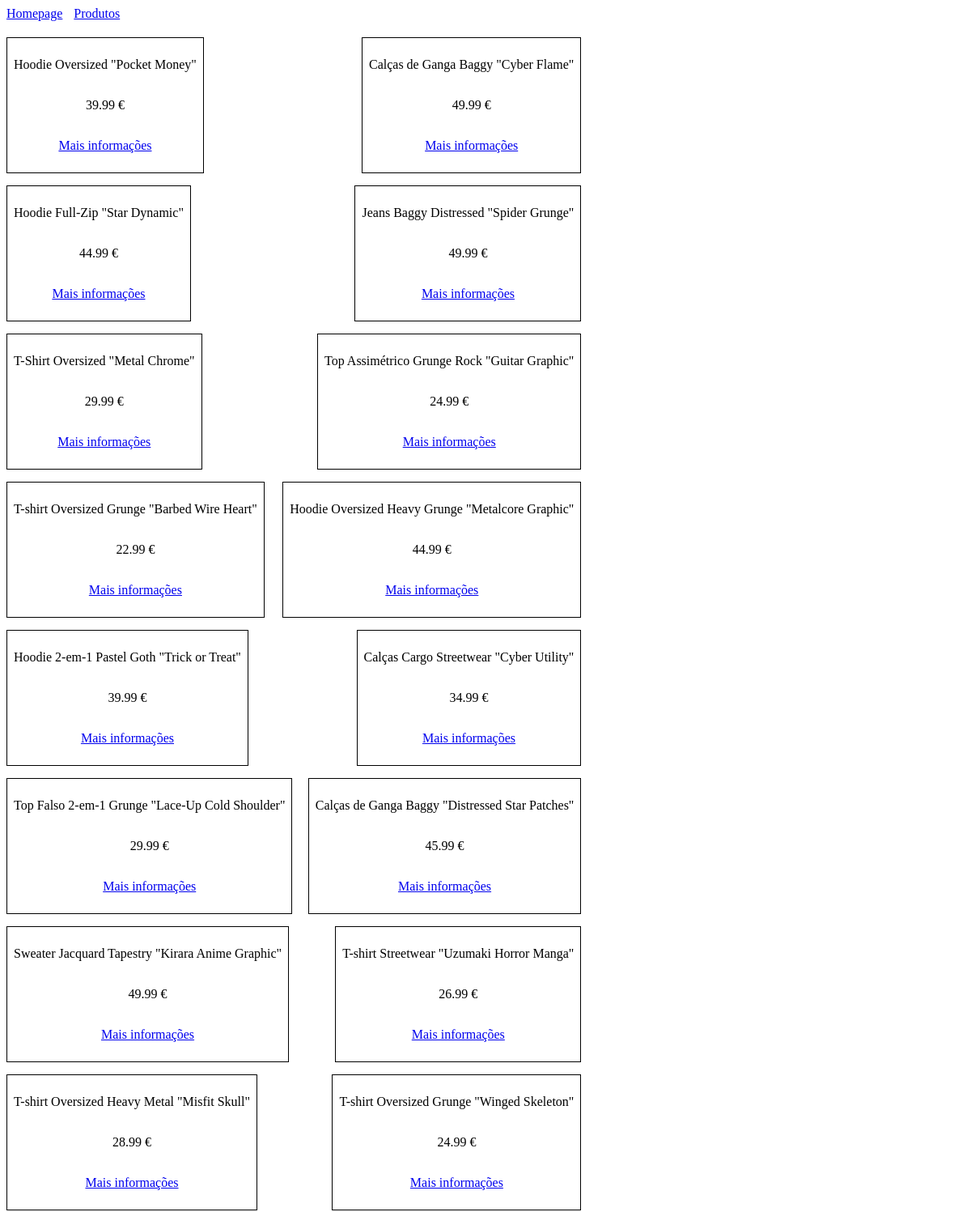
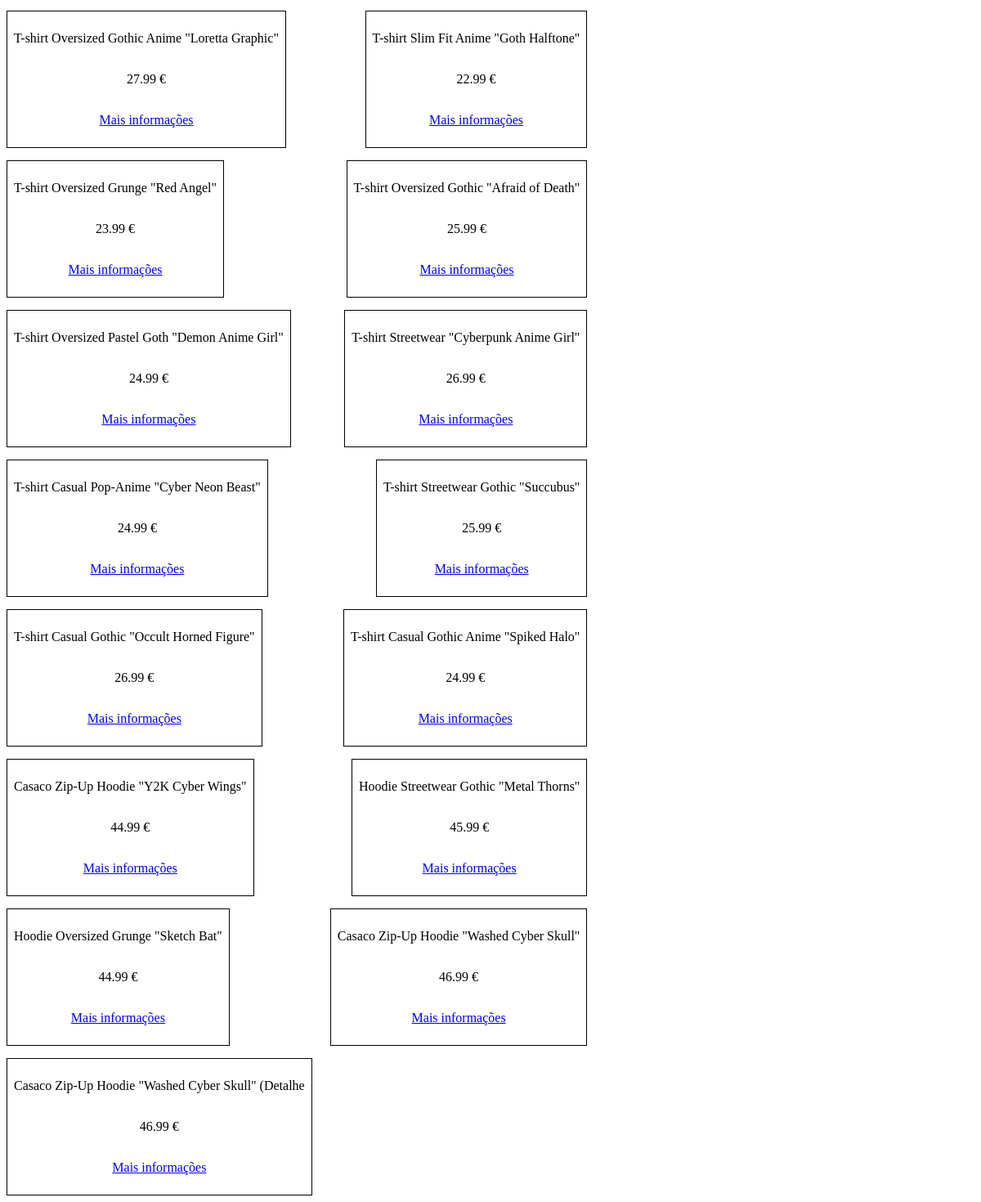
/produtos.php, run on the app's committed database (2 pictures, top to bottom).
### tables this page shows
CREATE TABLE `produtos` (
  `id` int(11) NOT NULL,
  `designacao` varchar(50) NOT NULL,
  `descricao` text DEFAULT NULL,
  `imagem` varchar(255) DEFAULT NULL,
  `preco` decimal(10,2) NOT NULL,
  `categoria` varchar(50) NOT NULL,
  `tamanho` varchar(100) DEFAULT NULL,
  `composicao` varchar(100) DEFAULT NULL,
  `cor` varchar(50) DEFAULT NULL,
  `material` varchar(100) DEFAULT NULL,
  `detalhes` varchar(100) DEFAULT NULL,
  `tipo_desenho` varchar(100) DEFAULT NULL,
  `estilo` varchar(100) DEFAULT NULL,
  `elasticidade` varchar(50) DEFAULT NULL,
  `tipo_ajuste` varchar(50) DEFAULT NULL,
  `comprimento_manga` varchar(50) DEFAULT NULL,
  `vendidos` int(11) DEFAULT 0,
  `stock` int(11) DEFAULT 10,
  `descricao_en` varchar(500) DEFAULT NULL,
  `designacao_en` varchar(50) DEFAULT NULL,
  `categoria_en` varchar(50) DEFAULT NULL,
  `composicao_en` varchar(100) DEFAULT NULL,
  `cor_en` varchar(50) DEFAULT NULL,
  `material_en` varchar(100) DEFAULT NULL,
  `estilo_en` varchar(100) DEFAULT NULL,
  `elasticidade_en` varchar(50) DEFAULT NULL,
  `tipo_ajuste_en` varchar(50) DEFAULT NULL,
  `comprimento_manga_en` varchar(50) DEFAULT NULL,
  `genero` varchar(20) DEFAULT NULL
);

### produtos.php (the view, shortened to what this page needs)
<!DOCTYPE html>
<html lang="pt">
<head>
</head>
<body>
<?php
require "menu.php";
require ".ht_conexao-bd.php";
$sql = "select * from produtos";
$resultado = mysqli_query($conexao, $sql);
?>
<div class="galeria">
<?php
while ( $registo = mysqli_fetch_array( $resultado ) ) {
?>
	<div class="produto">
		<p> <?php echo $registo["designacao"]; ?> </p>
		<p> <?php echo $registo["preco"] . " €"; ?> </p>
		<p> <a href="detalhe_produto.php?produto_id=<?php echo $registo["id"]; ?>"> Mais informações </a></p>
	</div>
<?php
}
?>
</body>
</html>

### produtos.php (style rules this page uses)
* { box-sizing: border-box; }
.galeria { width: 60%; display: flex; flex-wrap: wrap; align-items: flex-start; justify-content: space-between; row-gap: 15px; }
div.produto { display: flex; justify-content: center; flex-direction: column; border: solid 1px #000000; padding: 8px; }
div.produto p { text-align: center; }

### data on the page
produtos: designacao "Hoodie Oversized \"Pocket Money\"", preco "39.99"
produtos: designacao "Calças de Ganga Baggy \"Cyber Flame\"", preco "49.99"
produtos: designacao "Hoodie Full-Zip \"Star Dynamic\"", preco "44.99"
produtos: designacao "Jeans Baggy Distressed \"Spider Grunge\"", preco "49.99"
produtos: designacao "T-Shirt Oversized \"Metal Chrome\"", preco "29.99"
produtos: designacao "Top Assimétrico Grunge Rock \"Guitar Graphic\"", preco "24.99"
produtos: designacao "T-shirt Oversized Grunge \"Barbed Wire Heart\"", preco "22.99"
produtos: designacao "Hoodie Oversized Heavy Grunge \"Metalcore Graphic\"", preco "44.99"
produtos: designacao "Hoodie 2-em-1 Pastel Goth \"Trick or Treat\"", preco "39.99"
produtos: designacao "Calças Cargo Streetwear \"Cyber Utility\"", preco "34.99"
produtos: designacao "Top Falso 2-em-1 Grunge \"Lace-Up Cold Shoulder\"", preco "29.99"
produtos: designacao "Calças de Ganga Baggy \"Distressed Star Patches\"", preco "45.99"
produtos: designacao "Sweater Jacquard Tapestry \"Kirara Anime Graphic\"", preco "49.99"
produtos: designacao "T-shirt Streetwear \"Uzumaki Horror Manga\"", preco "26.99"
produtos: designacao "T-shirt Oversized Heavy Metal \"Misfit Skull\"", preco "28.99"
produtos: designacao "T-shirt Oversized Grunge \"Winged Skeleton\"", preco "24.99"
produtos: designacao "T-shirt Oversized Gothic Anime \"Loretta Graphic\"", preco "27.99"
produtos: designacao "T-shirt Slim Fit Anime \"Goth Halftone\"", preco "22.99"
produtos: designacao "T-shirt Oversized Grunge \"Red Angel\"", preco "23.99"
produtos: designacao "T-shirt Oversized Gothic \"Afraid of Death\"", preco "25.99"
produtos: designacao "T-shirt Oversized Pastel Goth \"Demon Anime Girl\"", preco "24.99"
produtos: designacao "T-shirt Streetwear \"Cyberpunk Anime Girl\"", preco "26.99"
produtos: designacao "T-shirt Casual Pop-Anime \"Cyber Neon Beast\"", preco "24.99"
produtos: designacao "T-shirt Streetwear Gothic \"Succubus\"", preco "25.99"
produtos: designacao "T-shirt Casual Gothic \"Occult Horned Figure\"", preco "26.99"
produtos: designacao "T-shirt Casual Gothic Anime \"Spiked Halo\"", preco "24.99"
produtos: designacao "Casaco Zip-Up Hoodie \"Y2K Cyber Wings\"", preco "44.99"
produtos: designacao "Hoodie Streetwear Gothic \"Metal Thorns\"", preco "45.99"
produtos: designacao "Hoodie Oversized Grunge \"Sketch Bat\"", preco "44.99"
produtos: designacao "Casaco Zip-Up Hoodie \"Washed Cyber Skull\"", preco "46.99"
produtos: designacao "Casaco Zip-Up Hoodie \"Washed Cyber Skull\" (Detalhe", preco "46.99"
